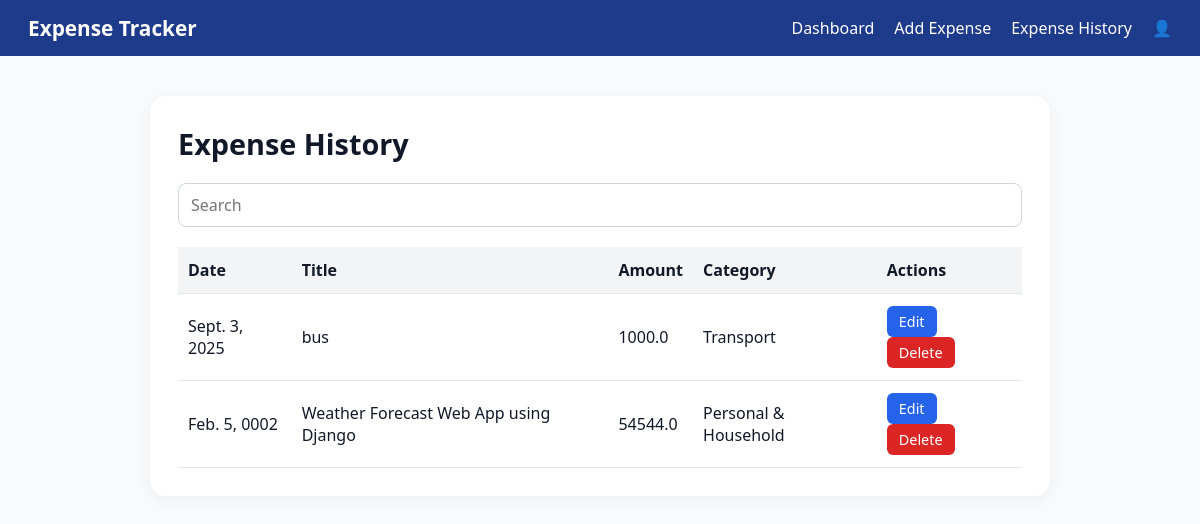
/expense-history/ (signed in), run on an earlier commit of the app's database.
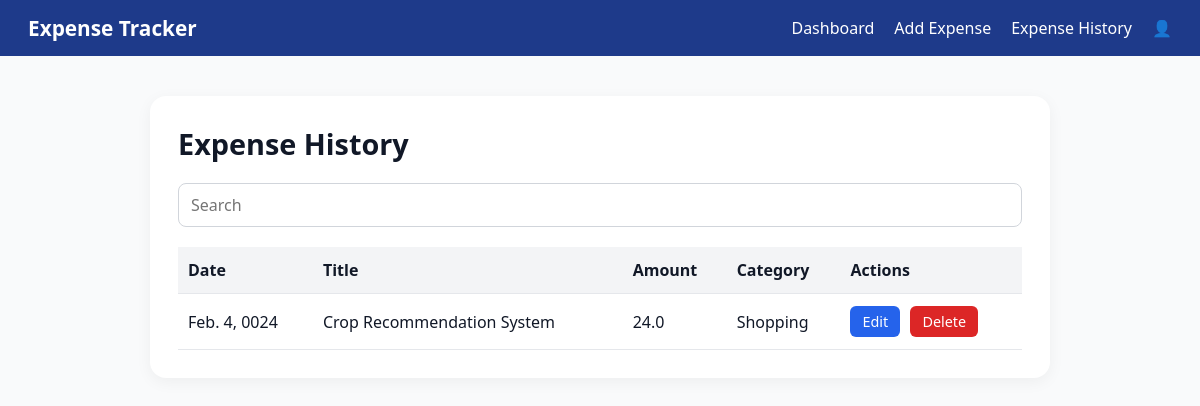
And on a later commit of the database.
### users/models.py (models this page shows)
class expense(models.Model):
     id=models.AutoField(primary_key=True)
     title = models.CharField(max_length=100)
     category = models.CharField(max_length=100)
     amount = models.FloatField()
     description = models.TextField()
     date = models.DateField()
     def __str__(self):
          return self.title

### users/views.py (the view)
# urls.py: path('expense-history/', views.expense_history, name='expense-history'),
@login_required(login_url='user-login')
def expense_history(request):
     expense_list=expense.objects.all()
     print(expense_list)
     return render(request, 'expense-history.html',{'expense_list':expense_list})

### users/template/expense-history.html (shortened to what this page needs)
{% load static %}
<!DOCTYPE html>
<html lang="en">
<head>
  <link rel="stylesheet" href="{% static 'css/expense-history.css' %}">
</head>
<body>
  <header class="header">
    <div class="logo">Expense Tracker</div>
    <nav class="nav-links">
      <a href="{% url 'dashboard' %}">Dashboard</a>
      <a href="{% url 'add-expense' %}">Add Expense</a>
      <a href="{% url 'expense-history' %}">Expense History</a>
      <a href="{% url 'profile-setting' %}"><div class="avatar">👤</div></a>
    </nav>
  </header>
  <main class="container">
    <h2>Expense History</h2>
    <input type="text" class="search" placeholder="Search">
    <table>
      <thead>
        <tr>
          <th>Date</th>
          <th>Title</th>
          <th>Amount</th>
          <th>Category</th>
          <th>Actions</th>
        </tr>
      </thead>
      <tbody>
        {% for expense in expense_list %}
        <tr>
          <td>{{ expense.date }}</td>
          <td>{{ expense.title }}</td>
          <td>{{ expense.amount }}</td>
          <td>{{ expense.category }}</td>
          <td>
            <button class="btn edit" onclick="window.location.href='{% url 'update' expense.id %}'">Edit</button>
            <button class="btn delete" onclick="window.location.href='{% url 'delete-expense' expense.id %}'">Delete</button>
          </td>
        </tr>
        {% empty %}
        <tr>
          <td colspan="5">No expenses found.</td>
        </tr>
        {% endfor %}
      </tbody>
    </table>
  </main>
</body>
</html>

### static/css/expense-history.css (style rules this page uses)
* { margin: 0; padding: 0; box-sizing: border-box; font-family: "Segoe UI", Tahoma, sans-serif; }
body { background: #f9fafb; color: #111827; }
.header { width: 100%; background: #1e3a8a; padding: 14px 28px; display: flex; justify-content: space-between; align-items: center; color: white; }
.logo { font-size: 1.3rem; font-weight: bold; }
.nav-links { display: flex; align-items: center; gap: 20px; }
.nav-links a { text-decoration: none; color: white; font-weight: 500; }
.container { max-width: 900px; margin: 40px auto; background: #fff; padding: 28px; border-radius: 16px; box-shadow: 0 4px 16px rgba(0, 0, 0, 0.05); }
.container h2 { margin-bottom: 20px; font-size: 1.8rem; font-weight: bold; color: #111827; }
.search { width: 100%; padding: 10px 12px; border: 1px solid #d1d5db; border-radius: 8px; margin-bottom: 20px; font-size: 1rem; }
table { width: 100%; border-collapse: collapse; }
thead { background: #f3f4f6; }
th, td { text-align: left; padding: 12px 10px; border-bottom: 1px solid #e5e7eb; }
th { font-weight: 600; }
.btn { padding: 6px 12px; border: none; border-radius: 6px; font-size: 0.9rem; font-weight: 500; cursor: pointer; }
.edit { background: #2563eb; color: white; margin-right: 6px; }
.delete { background: #dc2626; color: white; }

What changed in the data, as far as the page shows it:
removed expense: date "Sept. 3, 2025", title "bus", amount "1000.0", category "Transport"
removed expense: date "Feb. 5, 0002", title "Weather Forecast Web App using Django", amount "54544.0", category "Personal & Household"
added expense: date "Feb. 4, 0024", title "Crop Recommendation System", amount "24.0", category "Shopping"
